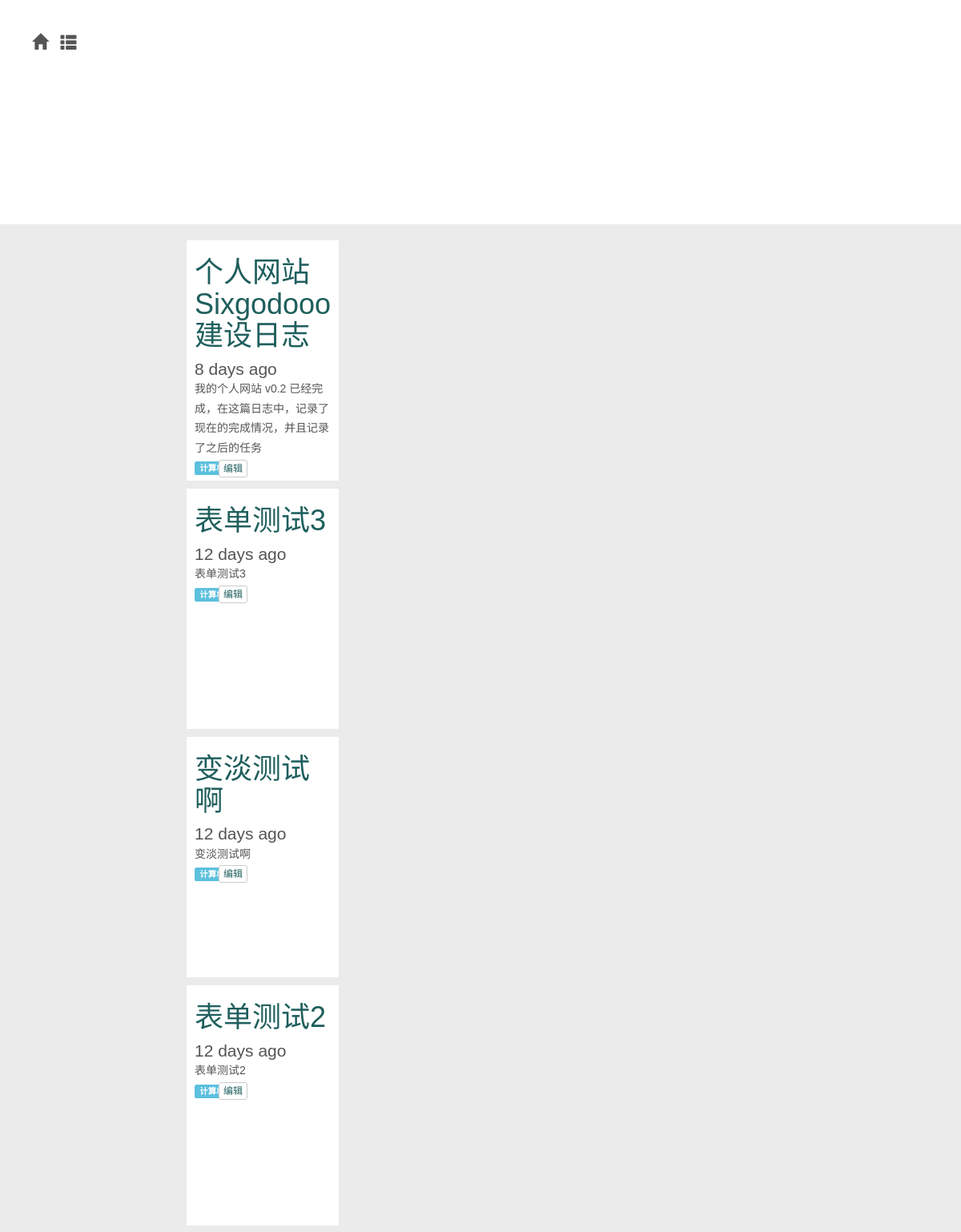
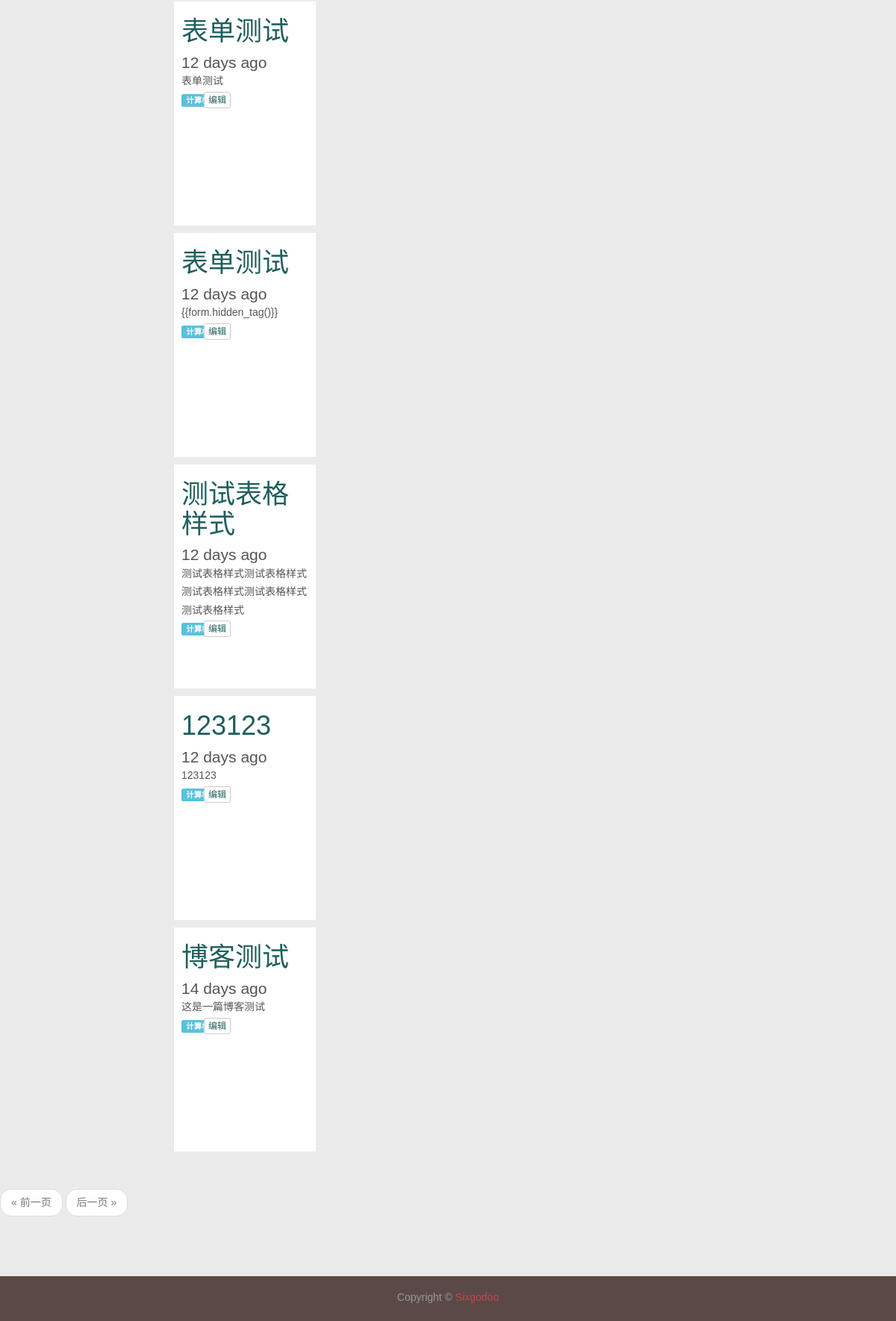
Screenshot of /blogs/category/2 with the database file from the repository (2 pictures, top to bottom).
### app/models.py (models this page shows, shortened)
class Blog(db.Model):
	__tablename__ = 'blogs'
	id = db.Column(db.Integer, primary_key = True)
	title = db.Column(db.String)
	timestamp = db.Column(db.Time)
	tag = db.Column(db.String, index = True)
	timestamp = db.Column(db.DateTime,index=True,default=datetime.now)
	text = db.Column(db.Text)
	abstract = db.Column(db.String)
	category_id = db.Column(db.Integer, db.ForeignKey('categorys.id'))

class Category(db.Model):
	__tablename__ = 'categorys'
	id = db.Column(db.Integer, primary_key = True)
	name = db.Column(db.String, unique = True)
	blogs = db.relationship('Blog', backref = 'category')

### app/main/views.py (the view)
@main.route('/blogs/category/<int:cat_id>',methods=['GET','POST'])
def category(cat_id):
	categories = Category.query.all()
	page = request.args.get('page',1,type=int)
	if cat_id == 0:
		title=u'博客'
		pagination = Blog.query.order_by(Blog.timestamp.desc()).paginate(page,per_page=current_app.config['FLASKY_POSTS_PER_PAGE'],error_out=False)
	else:
		title=Category.query.filter_by(id=cat_id).first().name
		pagination = Blog.query.filter_by(category_id=cat_id).order_by(Blog.timestamp.desc()).paginate(page,per_page=current_app.config['FLASKY_POSTS_PER_PAGE'],error_out=False)
	blogs = pagination.items
	return render_template('blogs.html',cat_id=cat_id,blogs=blogs,pagination=pagination,categories=categories,title=title)

### app/templates/blogs.html (shortened to what this page needs)
{% extends "new_base.html" %}
{% import "bootstrap/wtf.html" as wtf %}
{% block content %}
	{% if blogs %}
	{% for blog in blogs %}
	<section class="content-wrap">
		<div class="container">
			<div class="row">
				<main class="col-md-8 col-md-offset-2 main-content">
					<article id="2" class="post tag-https">
						<header class="post-head">
							<a href={{url_for('main.article',blog_id=blog.id)}}><h1 class="post-title">{{ blog.title }}</h1></a>
							<section class="post-meta">
							<p>{{ moment(blog.timestamp).fromNow(refresh=True) }}</p>
							</section>
						</header>
						<div style="padding-bottom:10px;">
							{%if single %}
								<p>摘要：{{ blog.abstract }}</p>
								<p>{{blog.text}}</p>
							{% else %}
								<p>{{ blog.abstract }}</p>
							{%endif%}
							<div class="row">
    							<div class="col-sm-1">
									<a href={{url_for('main.category',cat_id=blog.category.id)}}><p><span class="label label-info">{{ blog.category.name }}</span></p></div>
								<div class="col-sm-1" style="padding-left:15px;">
									<a href={{url_for('main.edit_blog',blog_id=blog.id)}} class="btn btn-default btn-xs" role="button">编辑</a>
								</div>
							</div>
						</div>
					</article>
				</main>
			</div>
		</div>
	</section>
	{% endfor %}
	{% if pagination %}
	<div class="pagination my-page-my">
		{{macros.pagination_widget(pagination,'main.category',cat_id=0)}}
	</div>
	{% endif %}
	{% endif %}
{% endblock %}

### app/static/my_style.css (style rules this page uses)
body { min-height: 700px; color: #555; font-size: 14px; line-height:1.75em; background:#ebebeb; position:relative; font-family:"Lucida Grande", Helvetica, Arial, STXihei, "华文细黑", "Microsoft YaHei", "微软雅黑", sans-serif; }
.post { width: 190px; height: 300px; padding-left: 10px; padding-right: 7px; background:#FFFFFF; margin-left: 8px; margin-right: 8px; margin-bottom: 10px; position:relative; overflow:hidden; }
.post a { color: #1F5F5D; }
.post p { margin: 0; }
.post-meta { font-size: 1.5em; }

### app/templates/base.html (style rules this page uses)
article, aside, details, figcaption, figure, footer, header, hgroup, menu, nav, section { display: block; }

### rows the page displays
Blog: title "个人网站Sixgodooo建设日志", timestamp "8 days ago", abstract "我的个人网站 v0.2 已经完成，在这篇日志中，记录了现在的完成情况，并且记录了之后的任务", category.name "计算机"
Blog: title "表单测试3", timestamp "12 days ago", abstract "表单测试3", category.name "计算机"
Blog: title "变淡测试啊", timestamp "12 days ago", abstract "变淡测试啊", category.name "计算机"
Blog: title "表单测试2", timestamp "12 days ago", abstract "表单测试2", category.name "计算机"
Blog: title "表单测试", timestamp "12 days ago", abstract "表单测试", category.name "计算机"
Blog: title "表单测试", timestamp "12 days ago", abstract "{{form.hidden_tag()}}", category.name "计算机"
Blog: title "测试表格样式", timestamp "12 days ago", abstract "测试表格样式测试表格样式测试表格样式测试表格样式测试表格样式", category.name "计算机"
Blog: title "123123", timestamp "12 days ago", abstract "123123", category.name "计算机"
Blog: title "博客测试", timestamp "14 days ago", abstract "这是一篇博客测试", category.name "计算机"
